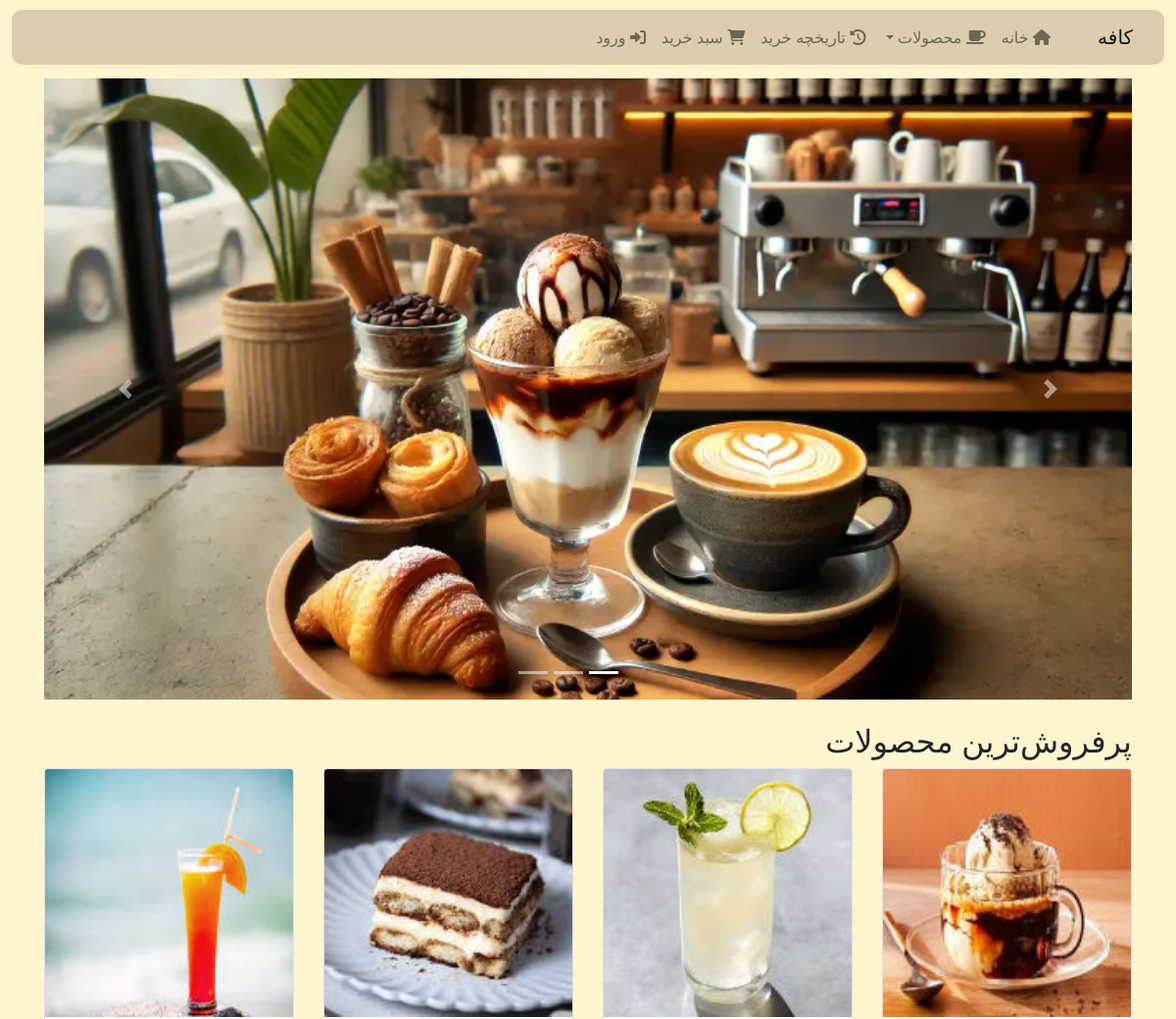
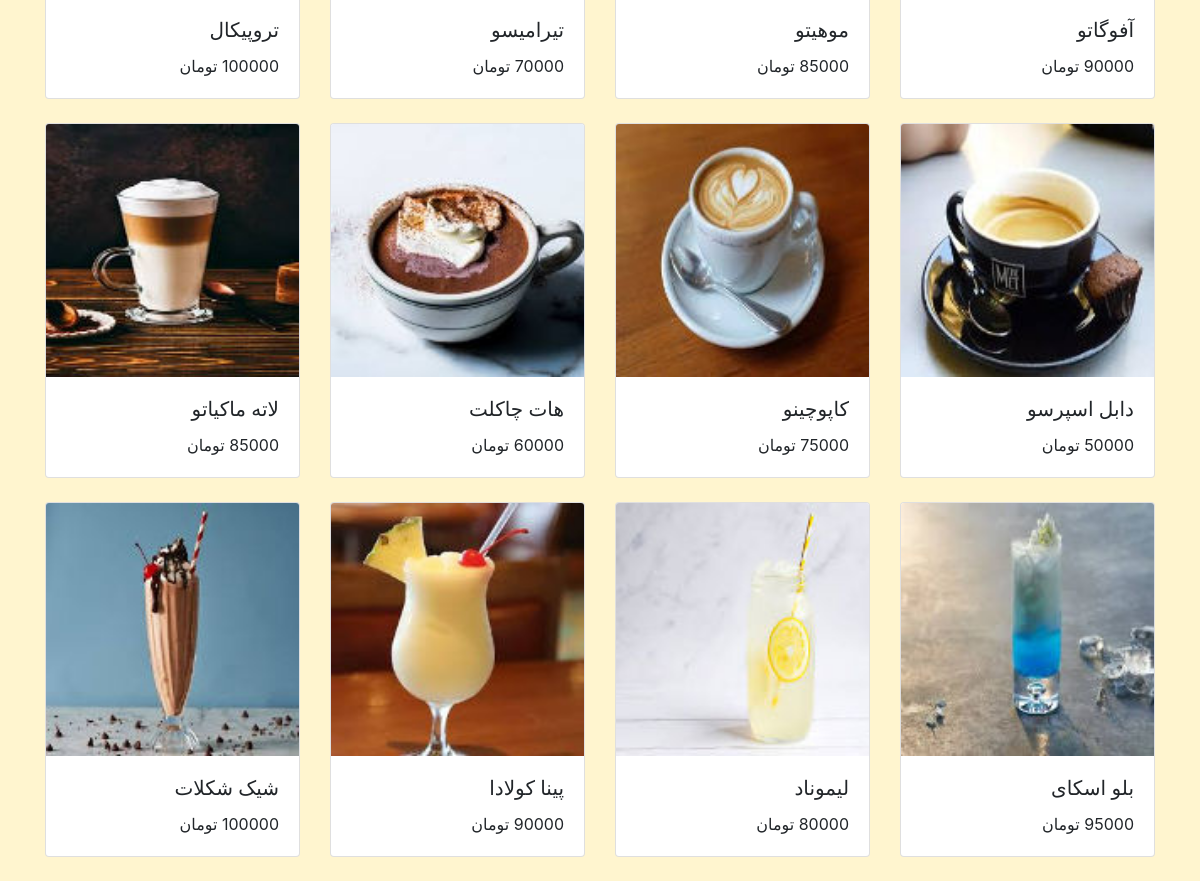
The page / on the database its author committed (2 pictures, top to bottom).
### shop/models.py (models this page shows, shortened)
class SliderItem(models.Model):
    image = models.ImageField(upload_to='slider_images/')

class Product(models.Model):
    name = models.CharField(max_length=255)
    category = models.ForeignKey(Category, on_delete=models.CASCADE, related_name='products', default=1)
    price = models.PositiveIntegerField()
    image = models.ImageField(upload_to='product_images/', blank=True, null=True)

### shop/views.py (the view)
# urls.py: 2. Add a URL to urlpatterns:  path('', views.home, name='home')
def home(request:WSGIRequest):
    top_products = Product.objects.annotate(total_sold=Sum('orderproduct__quantity')).order_by('-total_sold')[:12]
    slider_items = SliderItem.objects.all()
    return render(request, 'shop/home.html', {'products': top_products, 'slider_items': slider_items})

### shop/templates/shop/home.html (shortened to what this page needs)
{% extends 'shop/base.html' %} {% block content %}
<div id="carouselExampleIndicators" class="carousel slide" data-ride="carousel" style="text-align: right;">
    <ol class="carousel-indicators">
        {% for item in slider_items %}
        <li data-target="#carouselExampleIndicators" data-slide-to="{{ forloop.counter0 }}" class="{% if forloop.first %}active{% endif %}"></li>
        {% endfor %}
    </ol>
    <div class="carousel-inner">
        {% for item in slider_items %}
        <div class="carousel-item {% if forloop.first %}active{% endif %}">
            <img class="d-block w-100" src="{{ item.image.url }}" alt="image">
        </div>
        {% endfor %}
    </div>
    <a class="carousel-control-prev" href="#carouselExampleIndicators" role="button" data-slide="prev">
        <span class="carousel-control-prev-icon" aria-hidden="true"></span>
    </a>
    <a class="carousel-control-next" href="#carouselExampleIndicators" role="button" data-slide="next">
        <span class="carousel-control-next-icon" aria-hidden="true"></span>
    </a>
</div>
<h2 class="mt-4" style="text-align: right;">پرفروش‌ترین محصولات</h2>
<div class="row" style="text-align: right;">
    {% for product in products %}
    <div class="col-md-3">
        <div class="card mb-4">
            <img class="card-img-top" src="{% if product.image %}{{ product.image.url }}{% else %}https://via.placeholder.com/150{% endif %}" alt="تصویر محصول">
            <div class="card-body">
                <h5 class="card-title">{{ product.name }}</h5>
                <p class="card-text">{{ product.price }} تومان</p>
            </div>
        </div>
    </div>
    {% endfor %}
</div>
{% endblock %}

### rows shown on the page
SliderItem: image (picture)
Product: image (picture), name "آفوگاتو"
Product: image (picture), name "موهیتو", price "85000"
Product: image (picture), name "تیرامیسو"
Product: image (picture), name "تروپیکال", price "100000"
Product: image (picture), name "دابل اسپرسو", price "50000"
Product: image (picture), name "کاپوچینو", price "75000"
Product: image (picture), name "هات چاکلت"
Product: image (picture), name "لاته ماکیاتو", price "85000"
Product: image (picture), name "بلو اسکای", price "95000"
Product: image (picture), name "لیموناد"
Product: image (picture), name "پینا کولادا"
Product: image (picture), name "شیک شکلات", price "100000"
